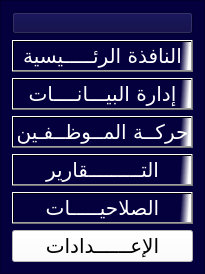
       <widget class="QFrame" name="frame_6">
        <property name="styleSheet">
         <string notr="true">background-color:rgb(4, 0, 62);
color:rgb(255, 255, 255);
font: 15pt &quot;PT Bold Heading&quot;;</string>
        </property>
        <property name="frameShape">
         <enum>QFrame::StyledPanel</enum>
        </property>
        <property name="frameShadow">
         <enum>QFrame::Raised</enum>
        </property>
        <layout class="QVBoxLayout" name="verticalLayout_103">
         <item>
          <widget class="QPushButton" name="pushButton_201">
           <property name="text">
            <string/>
           </property>
           <property name="icon">
            <iconset>
             <normaloff>../icons/education.jpg</normaloff>../icons/education.jpg</iconset>
           </property>
           <property name="iconSize">
            <size>
             <width>250</width>
             <height>250</height>
            </size>
           </property>
          </widget>
         </item>
         <item>
          <widget class="QPushButton" name="btnHome">
           <property name="font">
            <font>
             <family>PT Bold Heading</family>
             <pointsize>15</pointsize>
             <weight>50</weight>
             <italic>false</italic>
             <bold>false</bold>
            </font>
           </property>
           <property name="cursor">
            <cursorShape>PointingHandCursor</cursorShape>
           </property>
           <property name="layoutDirection">
            <enum>Qt::LeftToRight</enum>
           </property>
           <property name="styleSheet">
            <string notr="true">background-color:qlineargradient(spread:pad, x1:0.506975, y1:0.432, x2:0.99, y2:0.437227, stop:0.900498 rgba(4, 0, 62, 255), stop:1 rgba(255, 255, 255, 255));
color:rgb(255, 255, 255);
font: 15pt &quot;PT Bold Heading&quot;;</string>
           </property>
           <property name="text">
            <string>النافذة الرئـــــيسية</string>
           </property>
           <property name="icon">
            <iconset>
             <normaloff>../icons/home-page-svgrepo-com.svg</normaloff>../icons/home-page-svgrepo-com.svg</iconset>
           </property>
           <property name="iconSize">
            <size>
             <width>40</width>
             <height>60</height>
            </size>
           </property>
          </widget>
         </item>
         <item>
          <widget class="QPushButton" name="btnManagement">
           <property name="sizePolicy">
            <sizepolicy hsizetype="Minimum" vsizetype="Fixed">
             <horstretch>0</horstretch>
             <verstretch>0</verstretch>
            </sizepolicy>
           </property>
           <property name="font">
            <font>
             <family>PT Bold Heading</family>
             <pointsize>15</pointsize>
             <weight>50</weight>
             <italic>false</italic>
             <bold>false</bold>
            </font>
           </property>
           <property name="cursor">
            <cursorShape>PointingHandCursor</cursorShape>
           </property>
           <property name="layoutDirection">
            <enum>Qt::LeftToRight</enum>
           </property>
           <property name="styleSheet">
            <string notr="true">background-color:qlineargradient(spread:pad, x1:0.506975, y1:0.432, x2:0.99, y2:0.437227, stop:0.900498 rgba(4, 0, 62, 255), stop:1 rgba(255, 255, 255, 255));
color:rgb(255, 255, 255);
font: 15pt &quot;PT Bold Heading&quot;;</string>
           </property>
           <property name="text">
            <string>إدارة البيـــانــــات</string>
           </property>
           <property name="icon">
            <iconset>
             <normaloff>../icons/certificates-25.svg</normaloff>../icons/certificates-25.svg</iconset>
           </property>
           <property name="iconSize">
            <size>
             <width>40</width>
             <height>40</height>
            </size>
           </property>
          </widget>
         </item>
         <item>
          <widget class="QPushButton" name="btnEmpsMovement">
           <property name="sizePolicy">
            <sizepolicy hsizetype="Minimum" vsizetype="Fixed">
             <horstretch>0</horstretch>
             <verstretch>0</verstretch>
            </sizepolicy>
           </property>
           <property name="font">
            <font>
             <family>PT Bold Heading</family>
             <pointsize>15</pointsize>
             <weight>50</weight>
             <italic>false</italic>
             <bold>false</bold>
            </font>
           </property>
           <property name="cursor">
            <cursorShape>PointingHandCursor</cursorShape>
           </property>
           <property name="layoutDirection">
            <enum>Qt::LeftToRight</enum>
           </property>
           <property name="styleSheet">
            <string notr="true">background-color:qlineargradient(spread:pad, x1:0.506975, y1:0.432, x2:0.99, y2:0.437227, stop:0.900498 rgba(4, 0, 62, 255), stop:1 rgba(255, 255, 255, 255));
color:rgb(255, 255, 255);
font: 15pt &quot;PT Bold Heading&quot;;</string>
           </property>
           <property name="text">
            <string>حركــة المــوظــفـين</string>
           </property>
           <property name="icon">
            <iconset>
             <normaloff>../icons/38-person-1.svg</normaloff>../icons/38-person-1.svg</iconset>
           </property>
           <property name="iconSize">
            <size>
             <width>40</width>
             <height>40</height>
            </size>
           </property>
           <property name="autoDefault">
            <bool>false</bool>
           </property>
           <property name="default">
            <bool>false</bool>
           </property>
           <property name="flat">
            <bool>false</bool>
           </property>
          </widget>
         </item>
         <item>
          <widget class="QPushButton" name="btnReports">
           <property name="font">
            <font>
             <family>PT Bold Heading</family>
             <pointsize>15</pointsize>
             <weight>50</weight>
             <italic>false</italic>
             <bold>false</bold>
            </font>
           </property>
           <property name="cursor">
            <cursorShape>PointingHandCursor</cursorShape>
           </property>
           <property name="layoutDirection">
            <enum>Qt::LeftToRight</enum>
           </property>
           <property name="styleSheet">
            <string notr="true">background-color:qlineargradient(spread:pad, x1:0.506975, y1:0.432, x2:0.99, y2:0.437227, stop:0.900498 rgba(4, 0, 62, 255), stop:1 rgba(255, 255, 255, 255));
color:rgb(255, 255, 255);
font: 15pt &quot;PT Bold Heading&quot;;</string>
           </property>
           <property name="text">
            <string>التـــــــــقارير</string>
           </property>
           <property name="icon">
            <iconset>
             <normaloff>../icons/notice-306.svg</normaloff>../icons/notice-306.svg</iconset>
           </property>
           <property name="iconSize">
            <size>
             <width>40</width>
             <height>40</height>
            </size>
           </property>
          </widget>
         </item>
         <item>
          <widget class="QPushButton" name="btnPermissions">
           <property name="font">
            <font>
             <family>PT Bold Heading</family>
             <pointsize>15</pointsize>
             <weight>50</weight>
             <italic>false</italic>
             <bold>false</bold>
            </font>
           </property>
           <property name="cursor">
            <cursorShape>PointingHandCursor</cursorShape>
           </property>
           <property name="layoutDirection">
            <enum>Qt::LeftToRight</enum>
           </property>
           <property name="styleSheet">
            <string notr="true">background-color:qlineargradient(spread:pad, x1:0.506975, y1:0.432, x2:0.99, y2:0.437227, stop:0.900498 rgba(4, 0, 62, 255), stop:1 rgba(255, 255, 255, 255));
color:rgb(255, 255, 255);
font: 15pt &quot;PT Bold Heading&quot;;</string>
           </property>
           <property name="text">
            <string>الصلاحيـــــات</string>
           </property>
           <property name="icon">
            <iconset>
             <normaloff>../icons/security-183.svg</normaloff>../icons/security-183.svg</iconset>
           </property>
           <property name="iconSize">
            <size>
             <width>40</width>
             <height>40</height>
            </size>
           </property>
          </widget>
         </item>
         <item>
          <widget class="QPushButton" name="btnSettings">
           <property name="sizePolicy">
            <sizepolicy hsizetype="Ignored" vsizetype="Fixed">
             <horstretch>0</horstretch>
             <verstretch>0</verstretch>
            </sizepolicy>
           </property>
           <property name="font">
            <font>
             <family>PT Bold Heading</family>
             <pointsize>15</pointsize>
             <weight>50</weight>
             <italic>false</italic>
             <bold>false</bold>
            </font>
           </property>
           <property name="cursor">
            <cursorShape>PointingHandCursor</cursorShape>
           </property>
           <property name="layoutDirection">
            <enum>Qt::LeftToRight</enum>
           </property>
           <property name="styleSheet">
            <string notr="true">background-color:rgb(255, 255, 255);
color:rgb(0, 0, 0);
font: 15pt &quot;PT Bold Heading&quot;;</string>
           </property>
           <property name="text">
            <string>الإعــــــدادات</string>
           </property>
           <property name="icon">
            <iconset>
             <normaloff>../icons/settings.svg</normaloff>../icons/settings.svg</iconset>
           </property>
           <property name="iconSize">
            <size>
             <width>40</width>
             <height>40</height>
            </size>
           </property>
           <property name="checkable">
            <bool>false</bool>
           </property>
           <property name="autoDefault">
            <bool>false</bool>
           </property>
           <property name="flat">
            <bool>false</bool>
           </property>
          </widget>
         </item>
        </layout>
       </widget>
